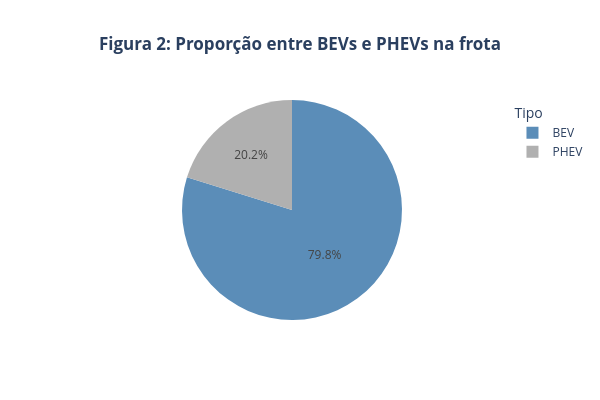

Notebook code for this chart:
### Code cell
# Gráfico de pizza comparando os dois

fig = px.pie(bev_vs_phev, 
            values="Quantidade", 
            names="Tipo", 
            title="<b>Figura 2: Proporção entre BEVs e PHEVs na frota<b>", 
            width=600,
            height=400,     
            color='Tipo',  
            color_discrete_map={"BEV": "#5B8DB8", "PHEV": "#B0B0B0"})

fig.update_layout(title_x=0.5, legend_title="Tipo")

fig.show()

### Figure 1 — Plotly figure (JSON) as saved in the notebook; plotly's stock layout.template omitted (floating-point values rounded to 4 significant figures)
{"data": [{"customdata": [["BEV"], ["PHEV"]], "domain": {"x": [0, 1], "y": [0, 1]}, "hovertemplate": "Tipo=%{customdata[0]}<br>Quantidade=%{value}<extra></extra>", "labels": ["BEV", "PHEV"], "legendgroup": "", "marker": {"colors": ["#5B8DB8", "#B0B0B0"]}, "name": "", "showlegend": true, "type": "pie", "values": [215829, 54625]}], "layout": {"height": 400, "legend": {"title": {"text": "Tipo"}, "tracegroupgap": 0}, "title": {"text": "<b>Figura 2: Proporção entre BEVs e PHEVs na frota<b>", "x": 0.5}, "width": 600}}
